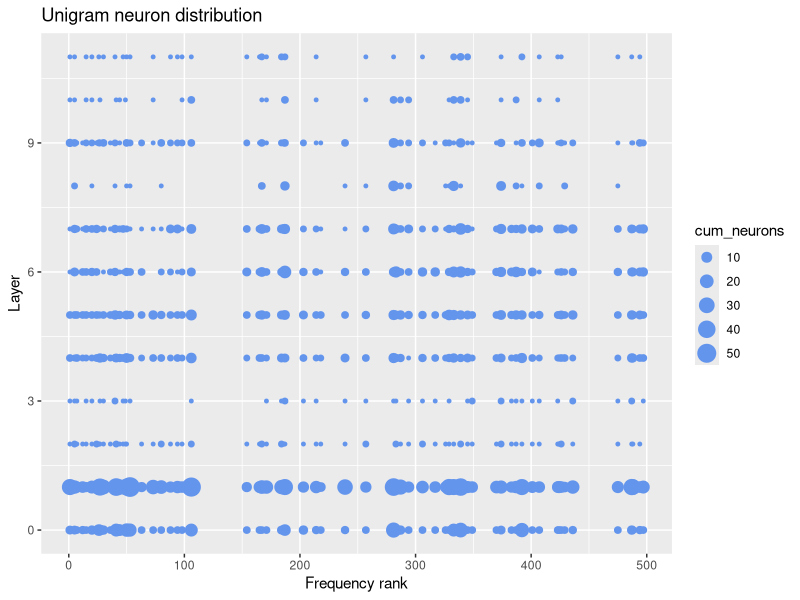
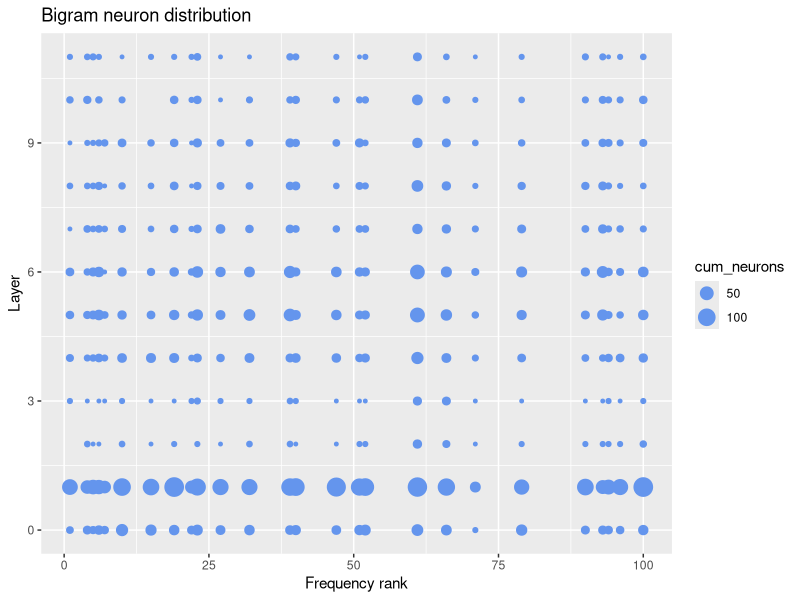
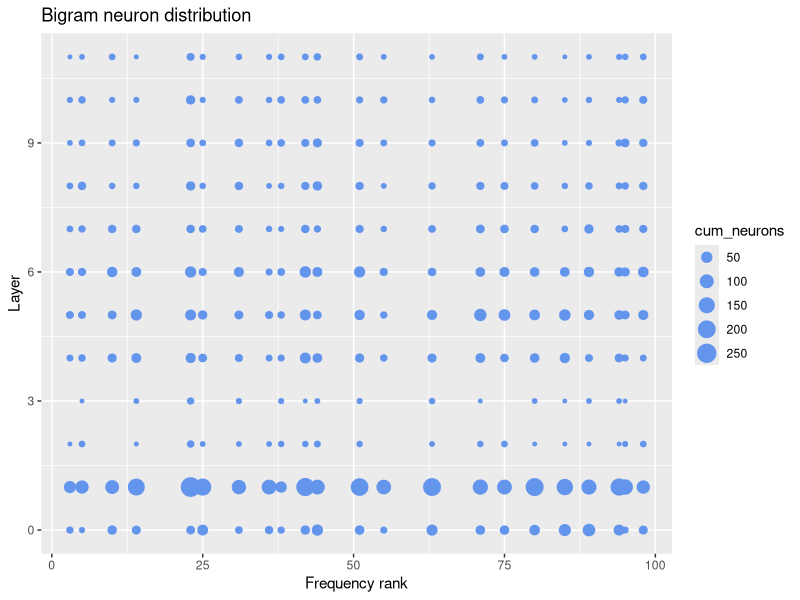

Write R code to recreate these figures, in order.
## ---- chunk 1
library(dplyr)
library(tidyverse)
library(ggplot2)
## ---- chunk 2
unigram <- read.csv("unigr_layers.csv", encoding = "UTF-8")
layers <- as.vector(unigram$layer)
ranks <- as.vector(unigram$rank)
## ---- chunk 3
agg_table <- unigram %>% group_by(layer, rank) %>% 
  summarise(cum_neurons=n())
ggplot(data = agg_table, aes(x = rank, y = layer)) +
  geom_point(aes(size = cum_neurons), color = "cornflowerblue") + 
  labs(title = "Unigram neuron distribution", 
       x = "Frequency rank", 
       y = "Layer")
## ---- chunk 4
cor.test(layers, ranks, method = 'spearman')
## ---- chunk 5
cor.test(layers, ranks, method = 'kendall')
## ---- chunk 6
bigram <- read.csv("bigr_layers.csv", encoding = "UTF-8")
b_layers <- as.vector(bigram$layer)
b_ranks <- as.vector(bigram$rank)
## ---- chunk 7
agg_table <- bigram %>% group_by(layer, rank) %>% 
  summarise(cum_neurons=n())
ggplot(data = agg_table, aes(x = rank, y = layer)) +
  geom_point(aes(size = cum_neurons), color = "cornflowerblue") + 
  labs(title = "Bigram neuron distribution", 
       x = "Frequency rank", 
       y = "Layer")
## ---- chunk 8
cor.test(b_layers, b_ranks, method = 'spearman')
## ---- chunk 9
cor.test(b_layers, b_ranks, method = 'kendall')
## ---- chunk 10
trigram <- read.csv("trigr_layers.csv", encoding = "UTF-8")
t_layers <- as.vector(trigram$layer)
t_ranks <- as.vector(trigram$rank)
## ---- chunk 11
agg_table <- trigram %>% group_by(layer, rank) %>% 
  summarise(cum_neurons=n())
ggplot(data = agg_table, aes(x = rank, y = layer)) +
  geom_point(aes(size = cum_neurons), color = "cornflowerblue") + 
  labs(title = "Bigram neuron distribution", 
       x = "Frequency rank", 
       y = "Layer")
## ---- chunk 12
cor.test(t_layers, t_ranks, method = 'spearman')
## ---- chunk 13
cor.test(t_layers, t_ranks, method = 'kendall')
## ---- chunk 14
cum_layers <- c(layers, b_layers, t_layers)

## ---- chunk 15
uni <- rep(1, length(layers))
bi <- rep(2, length(b_layers))
tri <- rep(3, length(t_layers))
cum = c(uni, bi, tri)
## ---- chunk 16
cor.test(cum_layers, cum, method = 'kendall')
